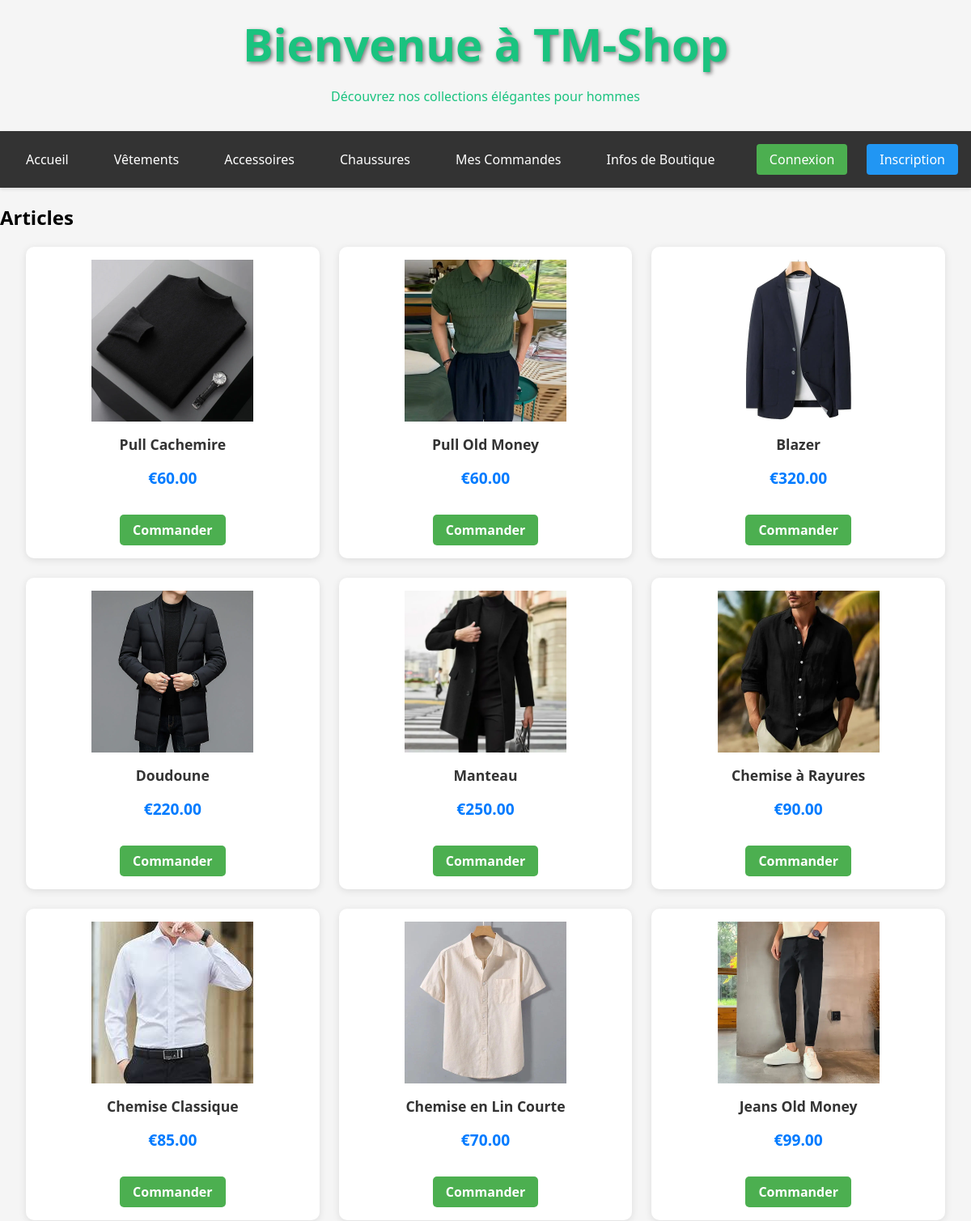
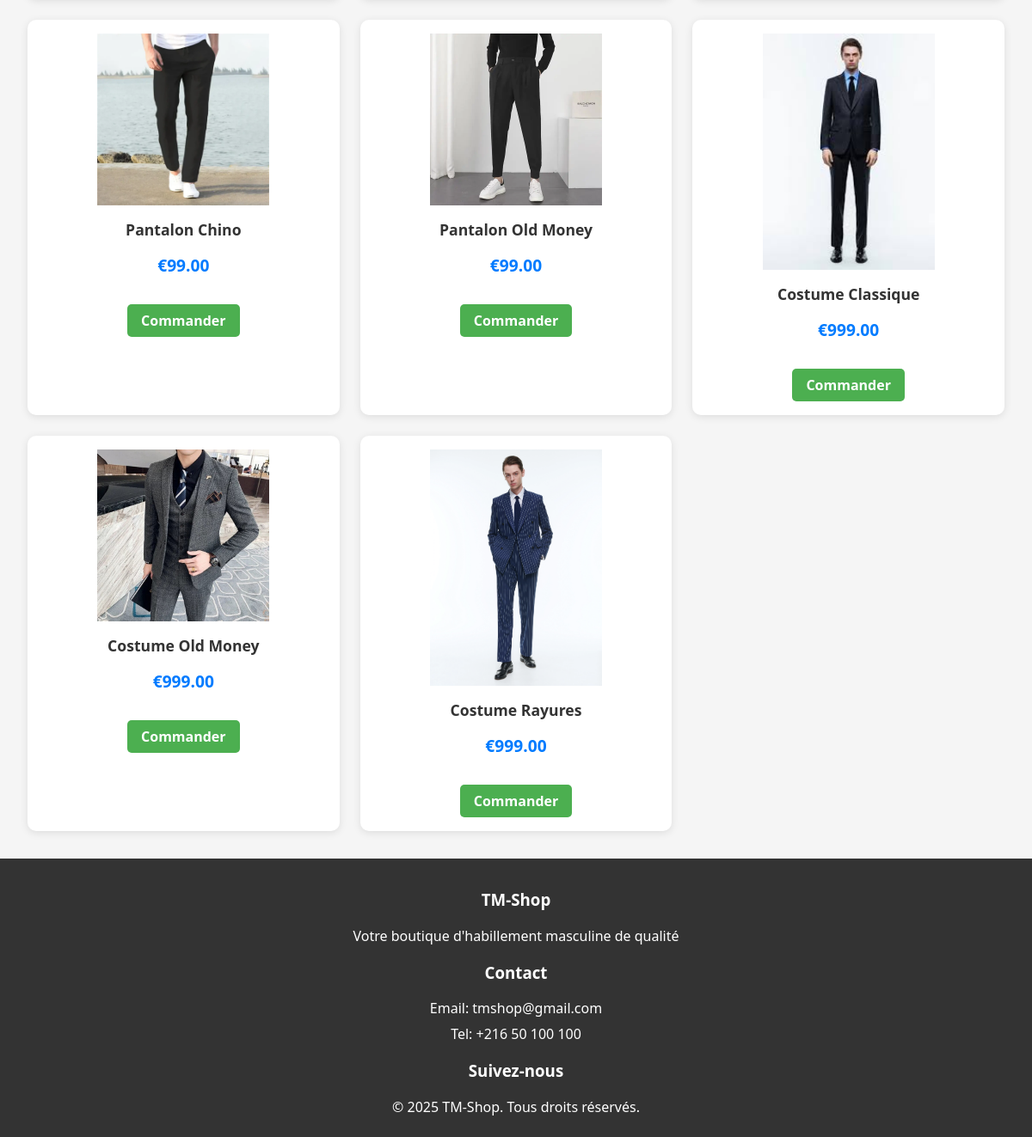
Screenshot of /articles.php?categorie=vêtements with the database file from the repository (2 pictures, top to bottom).
### tables this page shows
CREATE TABLE products (
    id INT AUTO_INCREMENT PRIMARY KEY,
    category_id INT NOT NULL,
    name VARCHAR(100) NOT NULL,
    price DECIMAL(10, 2) NOT NULL,
    image VARCHAR(255) NOT NULL,
    FOREIGN KEY (category_id) REFERENCES categories(id)
);

### classes/Session.php (called while the page is built, shortened)
<?php
class Session {
    public static function isLoggedIn() {
        return isset($_SESSION['user_id']);
    }
}

### classes/Product.php (called while the page is built, shortened)
<?php
class Product {
    public static function getByCategory($category_id) {
        try {
            $db = Database::getInstance()->getConnection();
            $stmt = $db->prepare("SELECT p.*, c.name AS category_name FROM products p JOIN categories c ON p.category_id = c.id WHERE p.category_id = ? ORDER BY p.name");
            $stmt->execute([$category_id]);
            return $stmt->fetchAll(PDO::FETCH_ASSOC);
        } catch (PDOException $e) {
            throw new Exception("Erreur lors de la récupération des produits par catégorie : " . $e->getMessage());
        }
    }
}

### classes/Category.php (called while the page is built, shortened)
<?php
class Category {
    public static function getByName($name) {
        try {
            $db = Database::getInstance()->getConnection();
            $stmt = $db->prepare("SELECT * FROM categories WHERE name = ?");
            $stmt->execute([$name]);
            return $stmt->fetch(PDO::FETCH_ASSOC);
        } catch (PDOException $e) {
            throw new Exception("Erreur lors de la récupération de la catégorie : " . $e->getMessage());
        }
    }
}

### articles.php (the view, shortened to what this page needs)
<?php
require_once 'classes/Session.php';
require_once 'classes/Product.php';
require_once 'classes/Category.php';
$category_name = $_GET['categorie'] ?? '';
$category_map = [
    'chemises' => 'chemise',
    'chaussure' => 'chaussures'
];
$category_name = strtolower($category_name);
$category_name = $category_map[$category_name] ?? $category_name;
if ($category_name === 'vêtements') {
    $clothing_categories = ['pull', 'blouson', 'chemises', 'pantalon', 'costumes'];
    $products = [];
    foreach ($clothing_categories as $cat) {
        $category = Category::getByName($cat);
        if ($category) {
            $cat_products = Product::getByCategory($category['id']);
            $products = array_merge($products, $cat_products);
        }
    }
}
?>
<!DOCTYPE html>
<html lang="fr">
<head>
    <link rel="stylesheet" href="styles.css">
</head>
<body>
    <header>
        <h1>Bienvenue à TM-Shop</h1>
        <p>Découvrez nos collections élégantes pour hommes</p>
    </header>
    <?php include 'nav.inc.php'; ?>
    <section class="products-section">
        <h2> Articles </h2>
        <?php if (isset($error)): ?>
            <p style="color: red;"><?php echo htmlspecialchars($error); ?></p>
        <?php elseif (empty($products)): ?>
            <p>Aucun produit disponible pour le moment.</p>
        <?php else: ?>
            <div class="clothing-grid">
                <?php foreach ($products as $product): ?>
                    <div class="clothing-item">
                        <?php
                        $image_path = $product['image'];
                        if (file_exists($image_path)) {
                            echo "<img src='$image_path' alt='" . htmlspecialchars($product['name']) . "' width='200' height='200'>";
                        } else {
                            echo "<img src='images/placeholder.png' alt='Placeholder' width='200' height='200'>";
                        }
                        ?>
                        <h3><?php echo htmlspecialchars($product['name']); ?></h3>
                        <p class="price">€<?php echo number_format($product['price'], 2); ?></p>
                        <a href="passer-une-commande.php?product_id=<?php echo $product['id']; ?>&product_name=<?php echo urlencode($product['name']); ?>&product_price=<?php echo $product['price']; ?>&quantity=1" class="command-button">Commander</a>
                    </div>
                <?php endforeach; ?>
            </div>
        <?php endif; ?>
    </section>
    <?php include 'footer.php'; ?>
</body>
</html>

### nav.inc.php (shortened to what this page needs)
<?php
require_once 'classes/Session.php';
?>
<nav class="main-nav">
    <div class="nav-container">
        <div class="nav-left">
            <a href="index.php" class="nav-link">Accueil</a>
            <a href="articles.php?categorie=vêtements" class="nav-link">Vêtements</a>
            <a href="articles.php?categorie=accessoires" class="nav-link">Accessoires</a>
            <a href="articles.php?categorie=chaussures" class="nav-link">Chaussures</a>
            <a href="orders.php" class="nav-link">Mes Commandes</a>
            <a href="info.php" class="nav-link">Infos de Boutique</a>
        </div>
        <div class="nav-right">
            <?php if (Session::isLoggedIn()): ?>
                <span class="user-welcome">Bienvenue, <?php echo htmlspecialchars(Session::getUserName()); ?></span>
                <a href="logout.php" class="nav-link logout">Déconnexion</a>
            <?php else: ?>
                <a href="login.php" class="nav-link login">Connexion</a>
                <a href="register.php" class="nav-link register">Inscription</a>
            <?php endif; ?>
        </div>
    </div>
</nav>

### footer.php
<footer>
    <div class="footer-content">
        <div class="footer-section">
            <h3>TM-Shop</h3>
            <p>Votre boutique d'habillement masculine de qualité</p>
        </div>
        <div class="footer-section">
            <h3>Contact</h3>
            <p>Email: tmshop@gmail.com</p>
            <p>Tel: +216 50 100 100</p>
        </div>
        <div class="footer-section">
            <h3>Suivez-nous</h3>
        </div>
    </div>
    <div class="footer-bottom">
        <p>&copy; 2025 TM-Shop. Tous droits réservés.</p>
    </div>
</footer>

### styles.css (style rules this page uses)
body { font-family: 'Segoe UI', Arial, sans-serif; margin: 0; padding: 0; background-color: #f5f5f5; background-image: url('images/vente.jpg'); background-size: cover; background-repeat: no-repeat; background-position: center; min-height: 100vh; }
header { color: rgb(26, 195, 127); padding: 1rem 0; text-align: center; background-size: cover; background-position: center; }
header h1 { margin: 0; font-size: 3.5rem; text-shadow: 2px 2px 5px rgba(0, 0, 0, 0.5); }
.main-nav { background-color: #333; padding: 1rem 0; box-shadow: 0 2px 4px rgba(0, 0, 0, 0.1); }
.nav-container { max-width: 1200px; margin: 0 auto; display: flex; justify-content: space-between; align-items: center; padding: 0 1rem; }
.nav-left, .nav-right { display: flex; gap: 1.5rem; align-items: center; }
.nav-link { color: white; text-decoration: none; padding: 0.5rem 1rem; border-radius: 4px; transition: background-color 0.3s ease; font-weight: 500; }
.nav-link.login { background-color: #4CAF50; }
.nav-link.register { background-color: #2196F3; }
.clothing-grid { display: grid; grid-template-columns: repeat(3, 1fr); gap: 1.5rem; padding: 0 2rem; }
.clothing-item { background: white; border-radius: 10px; overflow: hidden; box-shadow: 0 2px 10px rgba(0,0,0,0.1); transition: transform 0.3s ease; text-align: center; padding: 1rem; }
.clothing-item img { max-width: 100%; height: auto; object-fit: contain; transition: transform 0.3s ease; margin: 0 auto; display: block; }
.clothing-item h3 { color: #333; margin: 1rem; padding: 0 1rem; font-size: 1.1rem; }
.clothing-item .price { color: #007bff; font-weight: bold; margin: 1rem; padding: 0 1rem; font-size: 1.2rem; }
.clothing-item a { display: inline-block; margin-top: 1rem; background-color: #4CAF50; color: white; text-decoration: none; padding: 0.5rem 1rem; border-radius: 5px; font-size: 1rem; font-weight: bold; }
footer { background-color: #333; color: white; text-align: center; padding: 1rem 0; margin-top: 2rem; }
footer p { margin: 0.5rem; }
.price { margin: 1rem 0; font-size: 1.2rem; }
.command-button { background-color: #237a50; color: white; padding: 0.5rem 1rem; border-radius: 4px; transition: background-color 0.3s ease; font-weight: 500; text-decoration: none; display: inline-block; cursor: pointer; }

### rows the page displays
products: image (picture), name "Pull Cachemire", price "60.00"
products: image (picture), name "Pull Old Money", price "60.00"
products: image (picture), name "Blazer", price "320.00"
products: image (picture), name "Doudoune", price "220.00"
products: image (picture), name "Manteau", price "250.00"
products: image (picture), name "Chemise à Rayures", price "90.00"
products: image (picture), name "Chemise Classique", price "85.00"
products: image (picture), name "Chemise en Lin Courte", price "70.00"
products: image (picture), name "Jeans Old Money", price "99.00"
products: image (picture), name "Pantalon Chino", price "99.00"
products: image (picture), name "Pantalon Old Money", price "99.00"
products: image (picture), name "Costume Classique", price "999.00"
products: image (picture), name "Costume Old Money", price "999.00"
products: image (picture), name "Costume Rayures", price "999.00"
